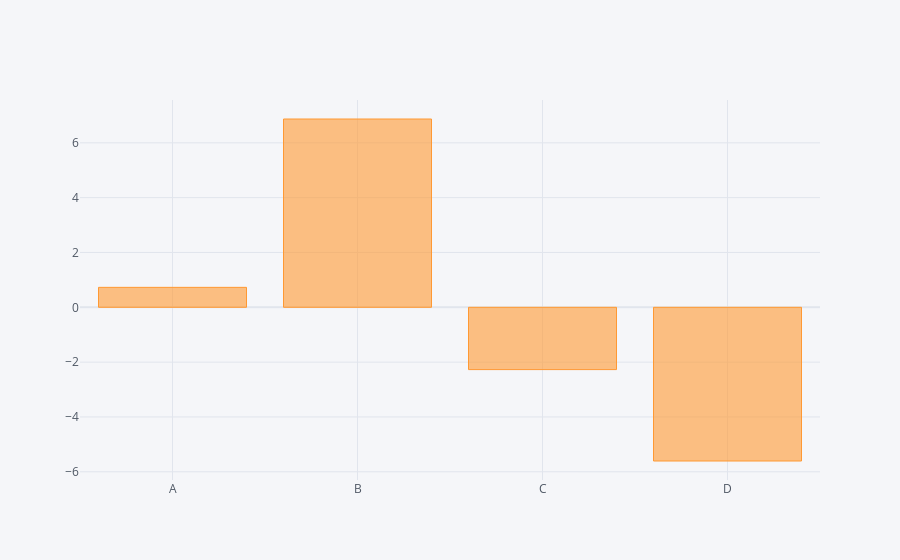

This figure's notebook cell:
### Code cell
df.sum().iplot(kind='bar')

### Figure 1 — Plotly figure (JSON) as saved in the notebook; plotly's stock layout.template omitted (floating-point values rounded to 4 significant figures)
{"data": [{"marker": {"color": "rgba(255, 153, 51, 0.6)", "line": {"color": "rgba(255, 153, 51, 1.0)", "width": 1}}, "name": "None", "orientation": "v", "text": "", "type": "bar", "x": ["A", "B", "C", "D"], "y": [0.7281, 6.87, -2.272, -5.607]}], "layout": {"legend": {"bgcolor": "#F5F6F9", "font": {"color": "#4D5663"}}, "paper_bgcolor": "#F5F6F9", "plot_bgcolor": "#F5F6F9", "title": {"font": {"color": "#4D5663"}}, "xaxis": {"gridcolor": "#E1E5ED", "showgrid": true, "tickfont": {"color": "#4D5663"}, "title": {"font": {"color": "#4D5663"}, "text": ""}, "zerolinecolor": "#E1E5ED"}, "yaxis": {"gridcolor": "#E1E5ED", "showgrid": true, "tickfont": {"color": "#4D5663"}, "title": {"font": {"color": "#4D5663"}, "text": ""}, "zerolinecolor": "#E1E5ED"}}}
